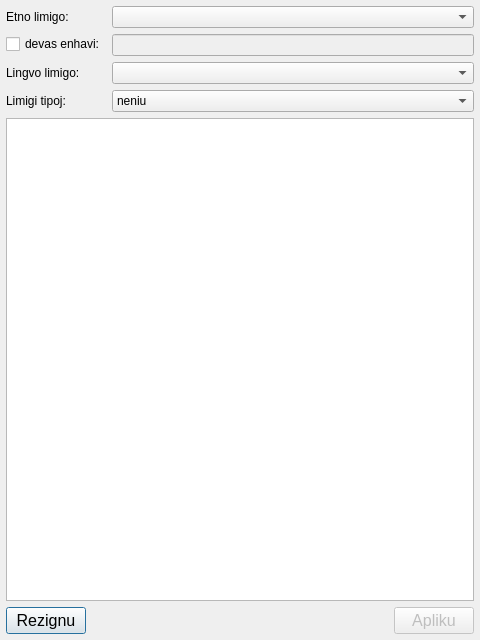
<?xml version="1.0" encoding="UTF-8"?>
<ui version="4.0">
 <class>kodoSelektado</class>
 <widget class="QDialog" name="kodoSelektado">
  <property name="geometry">
   <rect>
    <x>0</x>
    <y>0</y>
    <width>480</width>
    <height>640</height>
   </rect>
  </property>
  <property name="font">
   <font>
    <family>Noto Sans UI</family>
    <pointsize>9</pointsize>
   </font>
  </property>
  <property name="windowTitle">
   <string>Kodo selektado</string>
  </property>
  <property name="locale">
   <locale language="C" country="AnyCountry"/>
  </property>
  <layout class="QVBoxLayout" name="verticalLayout">
   <property name="leftMargin">
    <number>6</number>
   </property>
   <property name="topMargin">
    <number>6</number>
   </property>
   <property name="rightMargin">
    <number>6</number>
   </property>
   <property name="bottomMargin">
    <number>6</number>
   </property>
   <item>
    <layout class="QFormLayout" name="formLayout">
     <item row="0" column="0">
      <widget class="QLabel" name="label_2">
       <property name="text">
        <string>Etno limigo:</string>
       </property>
      </widget>
     </item>
     <item row="0" column="1">
      <widget class="QComboBox" name="etnoLimigo"/>
     </item>
     <item row="1" column="0">
      <widget class="QCheckBox" name="devasEnhavi">
       <property name="text">
        <string>devas enhavi:</string>
       </property>
      </widget>
     </item>
     <item row="1" column="1">
      <widget class="QLineEdit" name="enhavo">
       <property name="enabled">
        <bool>false</bool>
       </property>
      </widget>
     </item>
     <item row="2" column="0">
      <widget class="QLabel" name="label">
       <property name="font">
        <font>
         <pointsize>9</pointsize>
        </font>
       </property>
       <property name="text">
        <string>Lingvo limigo:</string>
       </property>
      </widget>
     </item>
     <item row="2" column="1">
      <widget class="QComboBox" name="lingvoLimigo">
       <property name="font">
        <font>
         <pointsize>9</pointsize>
        </font>
       </property>
      </widget>
     </item>
     <item row="3" column="0">
      <widget class="QLabel" name="label_8">
       <property name="font">
        <font>
         <pointsize>9</pointsize>
        </font>
       </property>
       <property name="text">
        <string>Limigi tipoj:</string>
       </property>
      </widget>
     </item>
     <item row="3" column="1">
      <widget class="QComboBox" name="limigiTipoj">
       <property name="font">
        <font>
         <pointsize>9</pointsize>
        </font>
       </property>
       <item>
        <property name="text">
         <string>neniu</string>
        </property>
       </item>
       <item>
        <property name="text">
         <string>sen komisio kodoj</string>
        </property>
       </item>
       <item>
        <property name="text">
         <string>ankaŭ sen kaj alnomoj</string>
        </property>
       </item>
       <item>
        <property name="text">
         <string>ankaŭ sen fabrikanta identigiloj</string>
        </property>
       </item>
       <item>
        <property name="text">
         <string>ankaŭ sen ŝparvojoj</string>
        </property>
       </item>
       <item>
        <property name="text">
         <string>ankaŭ sen parte ŝparvojoj</string>
        </property>
       </item>
       <item>
        <property name="text">
         <string>nur ĉefa identigiloj</string>
        </property>
       </item>
      </widget>
     </item>
    </layout>
   </item>
   <item>
    <widget class="QListWidget" name="listo">
     <property name="alternatingRowColors">
      <bool>true</bool>
     </property>
     <property name="wordWrap">
      <bool>true</bool>
     </property>
     <property name="sortingEnabled">
      <bool>true</bool>
     </property>
    </widget>
   </item>
   <item>
    <layout class="QHBoxLayout" name="horizontalLayout">
     <item>
      <widget class="QPushButton" name="rezignu">
       <property name="font">
        <font>
         <pointsize>12</pointsize>
        </font>
       </property>
       <property name="text">
        <string>Rezignu</string>
       </property>
       <property name="default">
        <bool>true</bool>
       </property>
      </widget>
     </item>
     <item>
      <spacer name="horizontalSpacer">
       <property name="orientation">
        <enum>Qt::Horizontal</enum>
       </property>
       <property name="sizeHint" stdset="0">
        <size>
         <width>40</width>
         <height>20</height>
        </size>
       </property>
      </spacer>
     </item>
     <item>
      <widget class="QPushButton" name="apliku">
       <property name="enabled">
        <bool>false</bool>
       </property>
       <property name="font">
        <font>
         <pointsize>12</pointsize>
        </font>
       </property>
       <property name="text">
        <string>Apliku</string>
       </property>
      </widget>
     </item>
    </layout>
   </item>
  </layout>
 </widget>
 <resources/>
 <connections/>
</ui>
